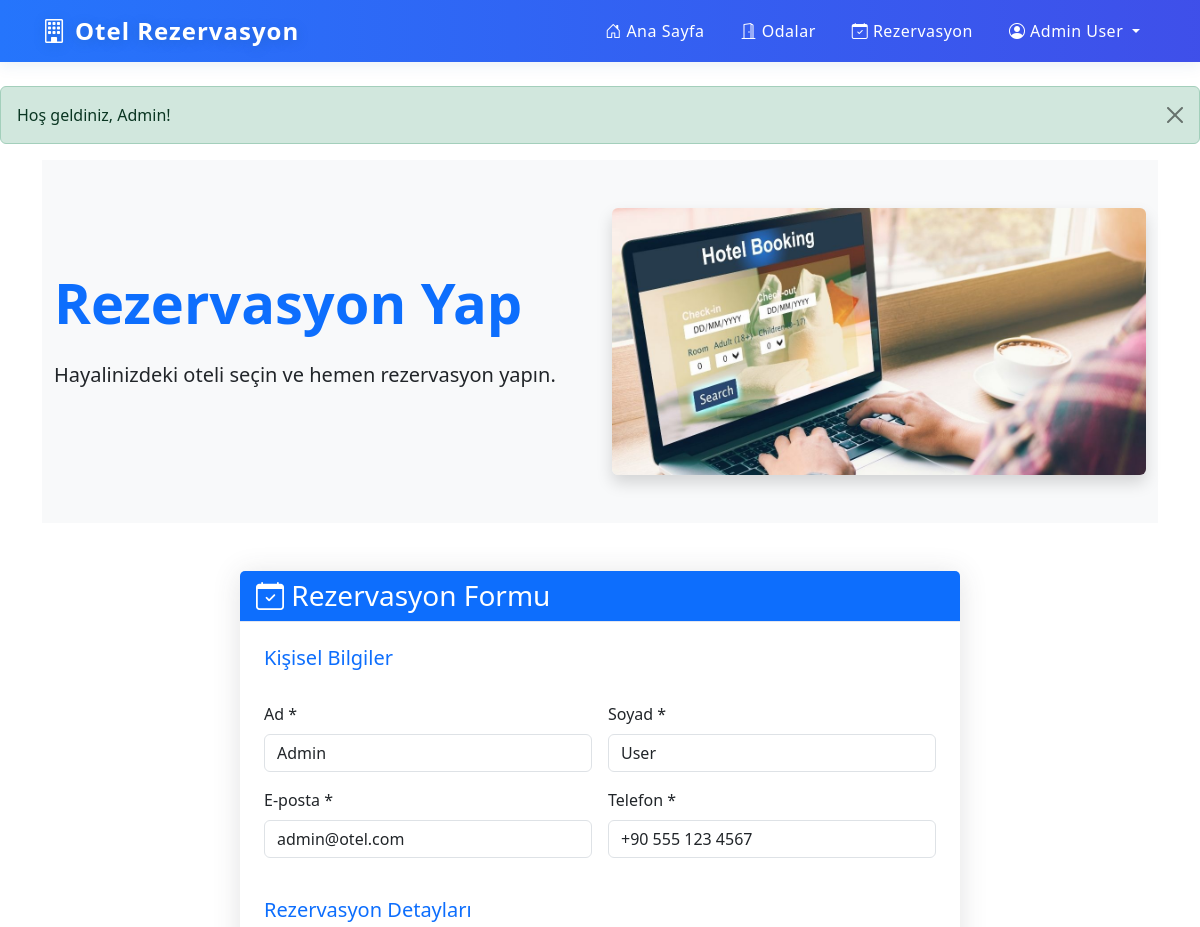
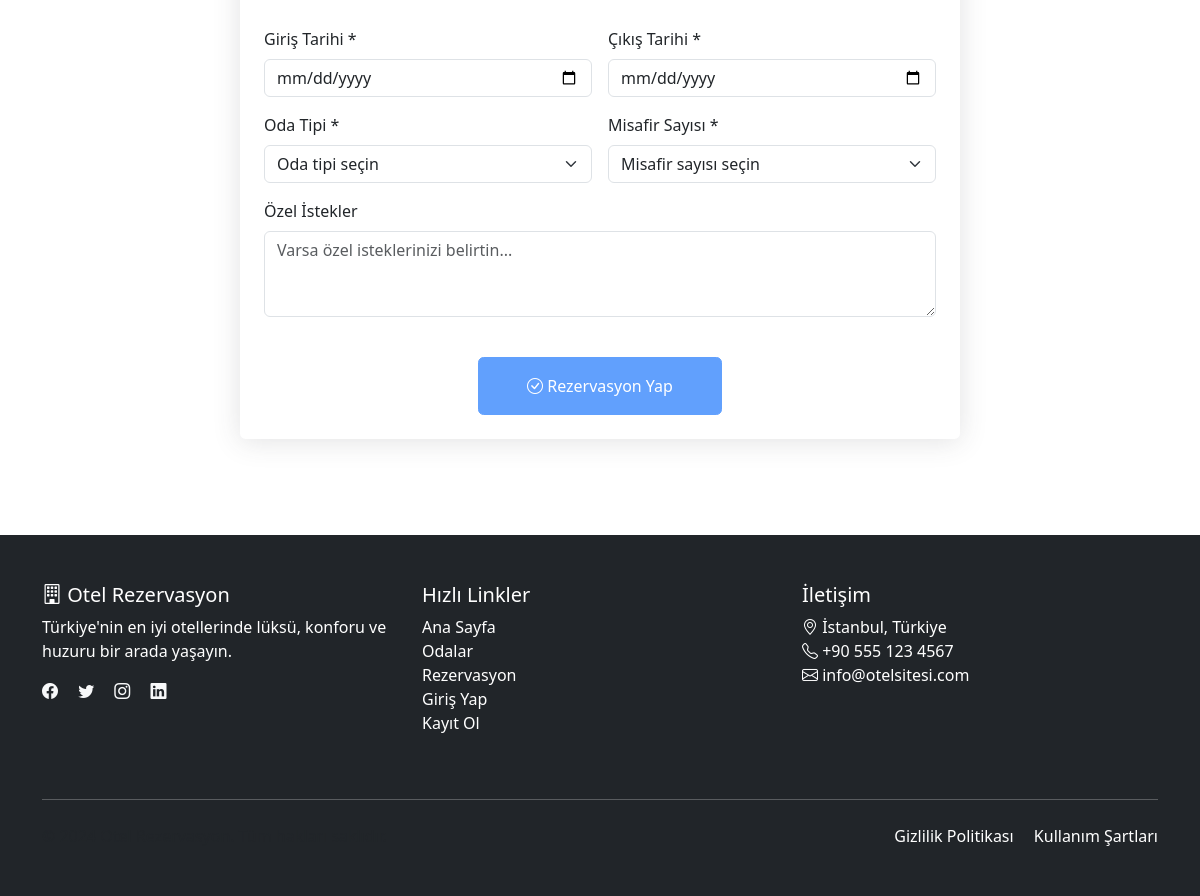
Page /pages/reservation/rezervasyon.php (signed in) on the committed database (2 pictures, top to bottom).
### tables this page shows
CREATE TABLE users (
    id INT AUTO_INCREMENT PRIMARY KEY,
    first_name VARCHAR(50) NOT NULL,
    last_name VARCHAR(50) NOT NULL,
    email VARCHAR(100) UNIQUE NOT NULL,
    phone VARCHAR(20),
    password VARCHAR(255) NOT NULL,
    address TEXT,
    newsletter BOOLEAN DEFAULT FALSE,
    created_at TIMESTAMP DEFAULT CURRENT_TIMESTAMP,
    updated_at TIMESTAMP DEFAULT CURRENT_TIMESTAMP ON UPDATE CURRENT_TIMESTAMP
);

### pages/reservation/rezervasyon.php (the view, shortened to what this page needs)
<?php
include '../../includes/header.php';
require_once '../../includes/db.php';
$stmt = $pdo->prepare("SELECT * FROM users WHERE id = ?");
$stmt->execute([$_SESSION['user_id']]);
$user = $stmt->fetch();
?>
<section class="bg-light py-5">
  <div class="container">
    <div class="row align-items-center">
      <div class="col-lg-6 text-center text-lg-start">
        <h1 class="display-4 fw-bold mb-4 text-primary">Rezervasyon Yap</h1>
        <p class="lead mb-4">Hayalinizdeki oteli seçin ve hemen rezervasyon yapın.</p>
      </div>
      <div class="col-lg-6 text-center mt-4 mt-lg-0">
        <img src="../../assets/images/reservation-hero.jpg" alt="Rezervasyon" class="img-fluid rounded shadow">
      </div>
    </div>
  </div>
</section>
<section class="py-5 bg-white">
  <div class="container">
    <div class="row justify-content-center">
      <div class="col-lg-8">
        <div class="card shadow">
          <div class="card-header bg-primary text-white">
            <h3 class="mb-0"><i class="bi bi-calendar-check"></i> Rezervasyon Formu</h3>
          </div>
          <div class="card-body p-4">
            <form method="POST" action="../../process/process_reservation.php" id="reservationForm">
              <div class="row g-3">
                <div class="col-12">
                  <h5 class="text-primary mb-3">Kişisel Bilgiler</h5>
                </div>
                <div class="col-md-6">
                  <label for="first_name" class="form-label">Ad *</label>
                  <input type="text" class="form-control" id="first_name" name="first_name" value="<?php echo htmlspecialchars($user['first_name']); ?>" required readonly>
                </div>
                <div class="col-md-6">
                  <label for="last_name" class="form-label">Soyad *</label>
                  <input type="text" class="form-control" id="last_name" name="last_name" value="<?php echo htmlspecialchars($user['last_name']); ?>" required readonly>
                </div>
                <div class="col-md-6">
                  <label for="email" class="form-label">E-posta *</label>
                  <input type="email" class="form-control" id="email" name="email" value="<?php echo htmlspecialchars($user['email']); ?>" required readonly>
                </div>
                <div class="col-md-6">
                  <label for="phone" class="form-label">Telefon *</label>
                  <input type="tel" class="form-control" id="phone" name="phone" value="<?php echo htmlspecialchars($user['phone']); ?>" required readonly>
                </div>
                <div class="col-12">
                  <h5 class="text-primary mb-3 mt-4">Rezervasyon Detayları</h5>
                </div>
                <div class="col-md-6">
                  <label for="checkin_date" class="form-label">Giriş Tarihi *</label>
                  <input type="date" class="form-control" id="checkin_date" name="checkin_date" required min="<?php echo date('Y-m-d'); ?>">
                </div>
                <div class="col-md-6">
                  <label for="checkout_date" class="form-label">Çıkış Tarihi *</label>
                  <input type="date" class="form-control" id="checkout_date" name="checkout_date" required min="<?php echo date('Y-m-d', strtotime('+1 day')); ?>">
                </div>
                <div class="col-md-6">
                  <label for="room_type" class="form-label">Oda Tipi *</label>
                  <select class="form-select" id="room_type" name="room_type" required>
                    <option value="">Oda tipi seçin</option>
                  </select>
                </div>
                <div class="col-md-6">
                  <label for="guests" class="form-label">Misafir Sayısı *</label>
                  <select class="form-select" id="guests" name="guests" required>
                    <option value="">Misafir sayısı seçin</option>
                  </select>
                </div>
                <div class="col-12">
                  <label for="special_requests" class="form-label">Özel İstekler</label>
                  <textarea class="form-control" id="special_requests" name="special_requests" rows="3" placeholder="Varsa özel isteklerinizi belirtin..."></textarea>
                </div>
                <div class="col-12 text-center mt-4">
                  <button type="submit" class="btn btn-primary btn-lg px-5" id="submitBtn" disabled>
                    <i class="bi bi-check-circle"></i> Rezervasyon Yap
                  </button>
                </div>
              </div>
            </form>
          </div>
        </div>
      </div>
    </div>
  </div>
</section>
<?php include '../../includes/footer.php'; ?>

### assets/css/style.css (style rules this page uses)
.card { border: none; border-radius: 0.35rem; box-shadow: 0 0.15rem 1.75rem 0 rgba(58, 59, 69, 0.15) !important; }
.card-header { background-color: #f8f9fc; border-bottom: 1px solid #e3e6f0; font-weight: 700; color: #5a5c69; }
.btn-lg { padding: 1rem 1.5rem; font-size: 1rem; border-radius: 0.35rem; transition: all 0.15s ease-in-out; }

### rows in the picture
users: first_name "Admin", last_name "User", email "admin@otel.com", phone "+90 555 123 4567"

### other values in the picture
$_SESSION['user_name'] "Admin User"
$_SESSION['success'] "Hoş geldiniz, Admin!"
